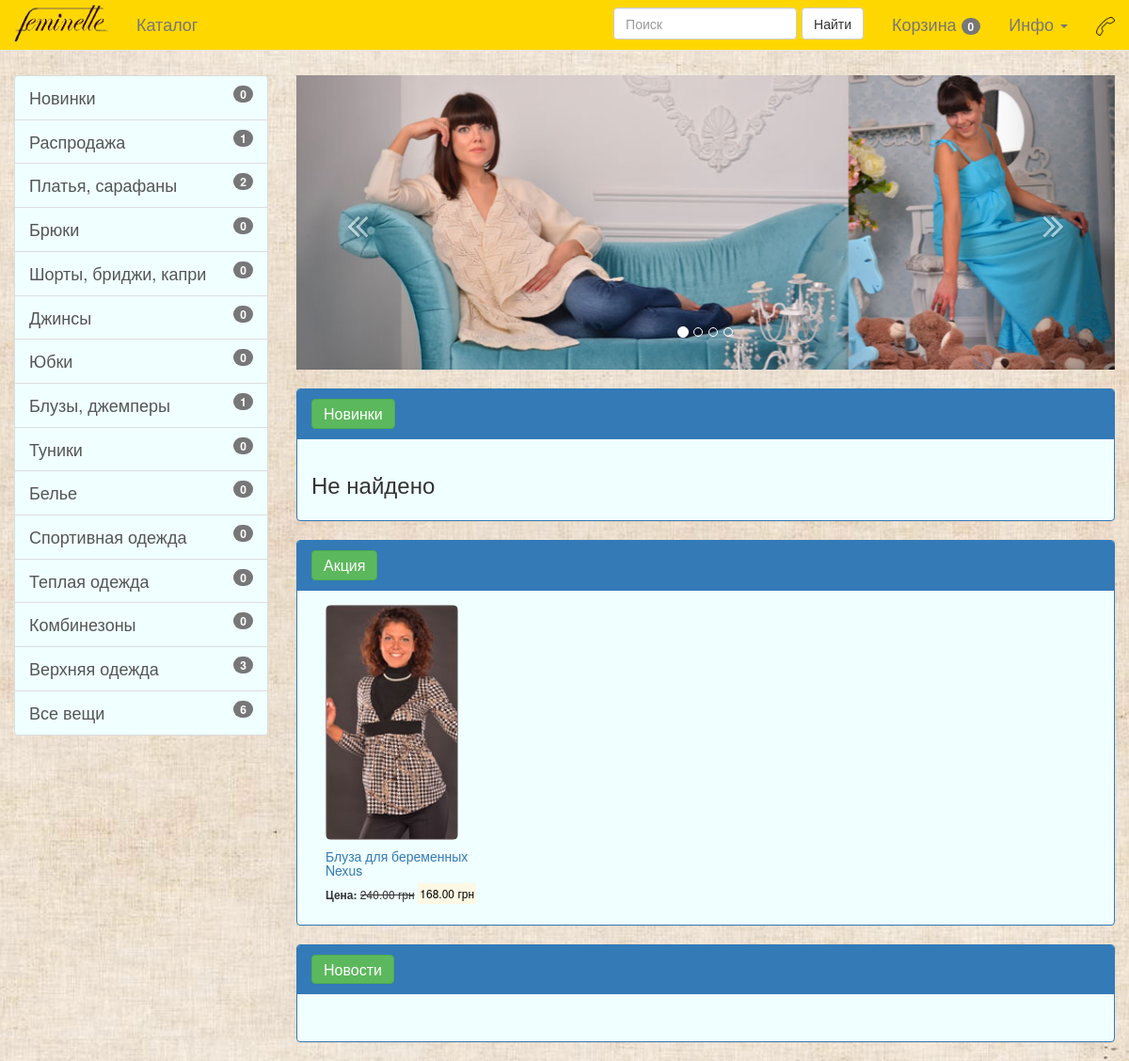
The app's page /, older data.
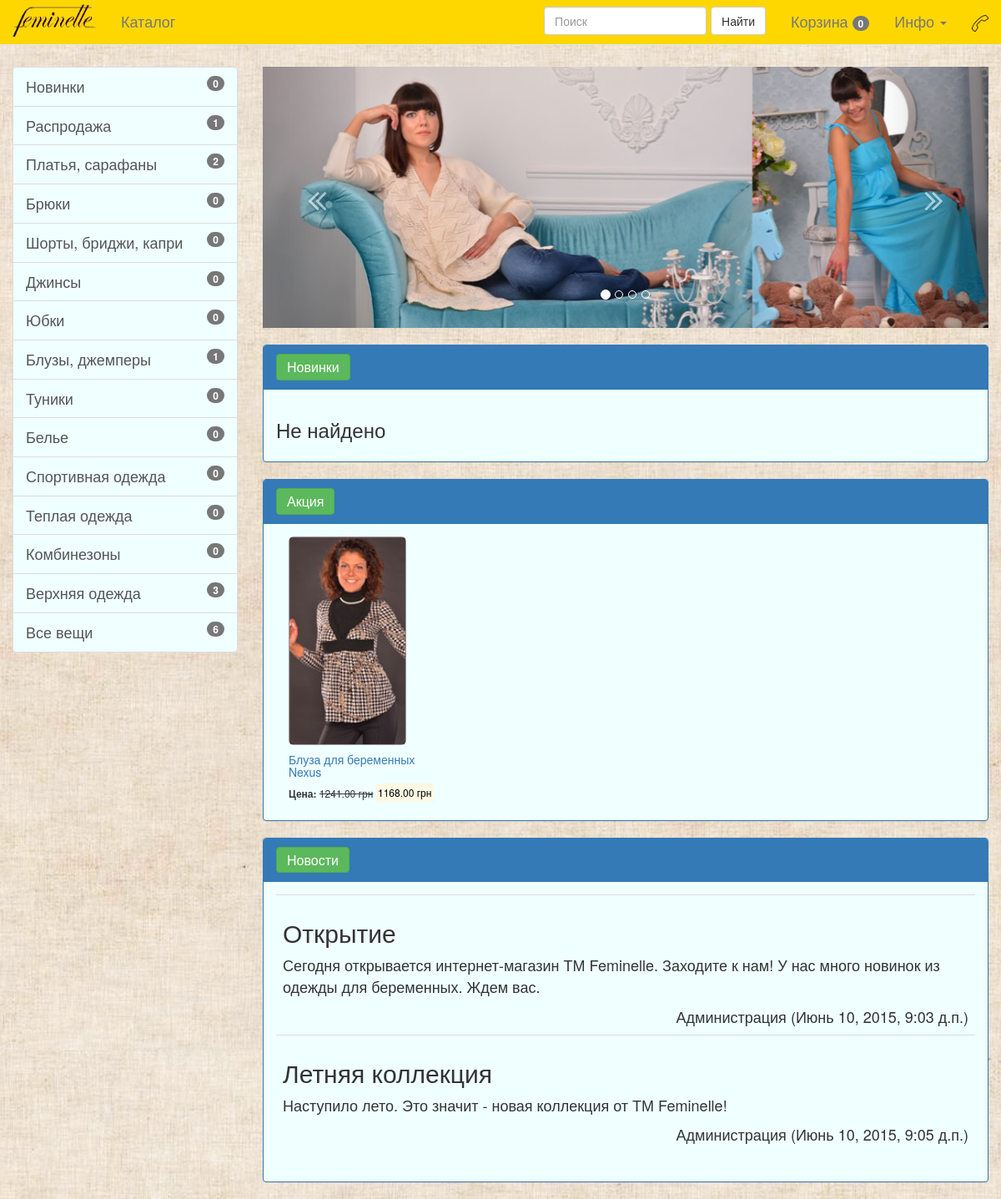
The same page, newer data.
### main/models.py (models this page shows, shortened)
class Product(models.Model):
    article = models.CharField(max_length=25, null=True, blank=True, default='AA0011')
    code = models.IntegerField(null=True, blank=True)
    position = models.IntegerField(null=True, blank=True, default=1)
    name = models.CharField(max_length=225)
    product_class = models.ManyToManyField(Product_class, related_name='product_class+', null=True, blank=True)
    manufacturer = models.CharField(max_length=100, default='TM \"Feminelle\"')
    season = models.CharField(max_length=25, null=True, blank=True)
    product_color = models.ManyToManyField(Product_color, related_name='product_color', null=True, blank=True)
    product_size = models.ManyToManyField(Product_size, related_name='product_size', null=True, blank=True)
    image = models.FileField(upload_to='product_title_pictures', null=True, blank=True)
    structure = models.CharField(max_length=255, null=True, blank=True)
    description = models.TextField(null=True, blank=True)
    promotion = models.CharField(max_length=225, null=True, blank=True)
    promotioin_modifier = models.DecimalField(max_digits=10, decimal_places=2, default=0)
    reserve = models.IntegerField(default=0)
    price = models.DecimalField(max_digits=10, decimal_places=2, default=0)
    popularity = models.IntegerField(default=0)
    note = models.TextField(null=True, blank=True)
    timestamp = models.DateTimeField(auto_now=False, auto_now_add=True)
    modtime = models.DateTimeField(auto_now=True, auto_now_add=False)
    accepted = models.BooleanField(default=True)
    def __unicode__(self):
        if False: #self.product_class:
            product_class=','.join(set(obj.name for obj in self.product_class.all()) )
            return '%s: %s' % (product_class, self.name)
        else:
            return '%s' % (self.name)

### info/models.py (models this page shows, shortened)
class News(models.Model):
    title = models.CharField(max_length=255)
    text = models.TextField(null=True, blank=True)
    author = models.CharField(max_length=50, null=True, blank=True)
    date = models.DateTimeField(auto_now=False, auto_now_add=True)

### main/views.py (the view)
# urls.py: url(r'^$', main.views.home, name='home'),
def home(request):
    if handle_basket_query(request):
        return HttpResponseRedirect(request.META['HTTP_REFERER'])
    print Product.objects.get(id=1, accepted=True).timestamp
    context = {'basket_products': get_basket_products(request),
               'badges_info': get_badges_info(request),
               'novelties_products': list(getProductsOR(['novelties']))[:4],
               'promo_products': list(getProductsOR(['promo']))[:4],
               'news': News.objects.all()[:5]
               }
    template = 'home.html'
    return render(request, template, context)

### main/views.py (called while the page is built, shortened)
def get_basket_products(request):
    object_list = []
    cycle = 0
    return object_list

def handle_basket_query(request):
    return False

### main/templates/home.html (shortened to what this page needs)
{% extends "base.html" %}
{% load staticfiles %}
{% block content %}
    <div>
        <div class="" style="padding-bottom: 20px">
            <div id="carousel-pictures"
                 class="carousel slide data-interval='1000'"
                 data-ride="carousel">
              <ol class="carousel-indicators">
                <li data-target="#carousel-pictures" data-slide-to="0" class="active"></li>
                <li data-target="#carousel-pictures" data-slide-to="1"></li>
                <li data-target="#carousel-pictures" data-slide-to="2"></li>
                <li data-target="#carousel-pictures" data-slide-to="3"></li>
              </ol>
              <div class="carousel-inner" role="listbox">
                    <div class="item active">
                        <img class="img-responsive center-block" src="{% static 'img/baner/baner-feminelle-other.jpg' %}"
                             alt="Одежда ТМ Feminelle"/>
                    </div>
              </div>
              <a id='carusel_left' class="left carousel-control" href="#carousel-pictures" role="button" data-slide="prev">
                <i class="fa fa-angle-double-left fa-2x" aria-hidden="true" style="position: relative; top: 140px"></i>
              </a>
              <a id='carusel_right' class="right carousel-control" href="#carousel-pictures" role="button" data-slide="next">
                <i class="fa fa-angle-double-right fa-2x" aria-hidden="true" style="position: relative; top: 140px"></i>
              </a>
            </div>
        </div>
        <div class="">
            <div id="novelties" class="panel panel-primary">
                <div class="panel-heading">
                    <a id="novelties_panel_heading" class="btn btn-success" href="{% url 'product_class' product_class='novelties' %}">
                        <h1 class="panel-title">Новинки</h1>
                    </a>
                </div>
                <div class="panel-body">
                {% for product in novelties_products %}
                  <div class="col-sm-3">
                    <a id="novelties_img_{{ product.id }}" href="{% url 'product' pk=product.id %}">
                        <img class="img-responsive img-rounded"
                             src='{{ product.image.url }}' style="height: 250px"/>
                    </a>
                    <div id='block_info'>
                        <a id="novelties_ref_{{ product.id }}" href="{% url 'product' pk=product.id %}">
                            <h5 id="product_name">{{ product }}</h5>
                        </a>
                        <h6 id="product_price"><b>Цена:</b>
                            {% if product.promotioin_modifier %}
                                <s>{{ product.price }} грн</s>
                                <mark>{{ product.promotioin_modifier }} грн</mark>
                            {% else %}
                                {{ product.price }} грн
                            {% endif %}
                        </h6>
                    </div>
                  </div>
                {% empty %}
                    <h3>Не найдено</h3>
                {% endfor %}
                </div>
            </div>
        </div>
        <div class="">
            <div id="promo" class="panel panel-primary">
                <div class="panel-heading">
                    <a id="promo_panel_heading" class="btn btn-success" href="{% url 'product_class' product_class='promo' %}">
                        <h1 class="panel-title">Акция</h1>
                    </a>
                </div>
                <div class="panel-body">
                {% for product in promo_products %}
                  <div class="col-sm-3">
                    <a id="promo_img_{{ product.id }}" href="{% url 'product' pk=product.id %}">
                        <img class="img-responsive img-rounded"
                             src='{{ product.image.url }}' style="height: 250px"/>
                    </a>
                    <div id='block_info'>
                        <a id="promo_ref_{{ product.id }}" href="{% url 'product' pk=product.id %}">
                            <h5 id="product_name">{{ product }}</h5>
                        </a>
                        <h6 id="product_price"><b>Цена:</b>
                            {% if product.promotioin_modifier %}
                                <s>{{ product.price }} грн</s>
                                <mark>{{ product.promotioin_modifier }} грн</mark>
                            {% else %}
                                {{ product.price }} грн
                            {% endif %}
                        </h6>
                    </div>
                  </div>
                {% empty %}
                    <h3>Не найдено</h3>
                {% endfor %}
                </div>
            </div>
        </div>
        <div class="">
            <div id="promo" class="panel panel-primary">
                <div class="panel-heading">
                    <a id="promo_panel_heading" class="btn btn-success" href="{% url 'news' %}">
                        <h1 class="panel-title">Новости</h1>
                    </a>
                </div>
                <div class="panel-body">
                <table class="table">
                <tbody>
                {% for record in news %}
                    <tr>
                        <td>
                            <h2>{{ record.title }}</h2>
                            <p>
                                {{ record.text }}
                            </p>
                            <div style="text-align: right">{{ record.author }} ({{ record.date }})</div>
                        </td>
                    </tr>
                {% endfor %}
                </tbody>
                </table>
                </div>
            </div>
        </div>
    </div>
{% endblock content %}

### main/templates/base.html (shortened to what this page needs)
<!DOCTYPE html>
{% load staticfiles %}
<html lang="en">
  <head>
    <link href="{% static 'css/bootstrap.min.css' %}" rel="stylesheet">
    <link href="{% static 'css/starter-template.css' %}" rel="stylesheet">
    <link href="https://maxcdn.bootstrapcdn.com/font-awesome/4.3.0/css/font-awesome.min.css" rel="stylesheet">
  </head>
  <body style="background-image: url({% static 'img/backgrounds/background weave.jpg' %});">
  {% include 'navbar.html' %}
    <div style='margin-top: 70px;'>
      <div id='sidebar' class="col-md-3">
        {% include 'sidebar.html' %}
      </div>
      <div id='content' class="col-md-9">
        {% block content %}
        {% endblock content %}
      </div>
    </div>
  </body>
</html>

### main/templates/navbar.html (shortened to what this page needs)
{% load staticfiles %}
 <nav class="navbar navbar-default navbar-fixed-top">
      <div class="container-fluid">
          <div class="navbar-header">
               <a id="ref_home" class="navbar-brand" href="{% url 'home' %}" style='margin-top: -10px;'>
                 <img src="{% static 'img/Logo-feminelle-1.png' %}" width=100px height=40px/>
               </a>
          </div>
          <div id="navbar" class="navbar-collapse collapse">
               <ul class="nav navbar-nav">
                    <li><a id="ref_catalogue" href="{% url 'catalogue' %}">Каталог</a></li>
               </ul>
               <ul class="nav navbar-nav navbar-right">
                    <li>
                         <form method="get" action="{% url 'productsAll' %}" name="search_form" class="navbar-form navbar-left" role="search">
                              <div class="form-group">
                                   <input name="search" type="text" class="form-control" placeholder="Поиск">
                                   <button type="submit" class="btn btn-default"
                                        onclick="document.search_form.mode.value='ordinary'">Найти</button>
                              </div>
                         </form>
                    </li>
                    <li><a id="ref_basket" href="#" data-toggle="modal" data-target="#basket">
                              Корзина
                              <span class="badge">{{ badges_info.basket_count }}</span>
                         </a>
                    </li>
                    <li class="dropdown">
                      <a id="ref_menue_info" href="#" class="dropdown-toggle" data-toggle="dropdown" role="button" aria-expanded="false">
                         Инфо
                         <span class="caret"></span>
                      </a>
                    </li>
                    <li class="dropdown">
                      <a id="ref_menue_phones" href="#" class="dropdown-toggle" data-toggle="dropdown" alt="Телефоны" role="button" aria-expanded="false">
                         <img src="{% static 'img/phone.png' %}" width=20px height=20px/>
                      </a>
                    </li>
               </ul>
         </div>
     </div>
 </nav>

### main/templates/sidebar.html (shortened to what this page needs)
 {% load staticfiles %}
<div class="list-group">
     <a id="product_class_novelties" href="{% url 'product_class' product_class='novelties' %}" class="list-group-item">Новинки
     <span class="badge">{{ badges_info.novelties }}</span></a>
     <a  id="product_class_promo" href="{% url 'product_class' product_class='promo' %}" class="list-group-item">Распродажа
     <span class="badge">{{ badges_info.promo }}</span></a>
     <a  id="product_class_dress_sarafan" href="{% url 'product_class' product_class='dress,sarafan' %}" class="list-group-item">Платья, сарафаны
     <span class="badge">{{ badges_info.dress_sarafan }}</span></a>
     <a  id="product_class_pants" href="{% url 'product_class' product_class='pants' %}" class="list-group-item">Брюки
     <span class="badge">{{ badges_info.pants }}</span></a>
     <a  id="product_class_pants" href="{% url 'product_class' product_class='shorts' %}" class="list-group-item">Шорты, бриджи, капри
     <span class="badge">{{ badges_info.shorts }}</span></a>
     <a  id="product_class_jeans" href="{% url 'product_class' product_class='jeans' %}" class="list-group-item">Джинсы
     <span class="badge">{{ badges_info.jeans }}</span></a>
     <a  id="product_class_skirt" href="{% url 'product_class' product_class='skirt' %}" class="list-group-item">Юбки
     <span class="badge">{{ badges_info.skirt }}</span></a>
     <a  id="product_class_blouse_cardigan" href="{% url 'product_class' product_class='blouse,cardigan' %}" class="list-group-item">Блузы, джемперы
     <span class="badge">{{ badges_info.blouse_cardigan }}</span></a>
     <a  id="product_class_tunic" href="{% url 'product_class' product_class='tunic' %}" class="list-group-item">Туники
     <span class="badge">{{ badges_info.tunic }}</span></a>
     <a  id="product_class_underwear" href="{% url 'product_class' product_class='underwear' %}" class="list-group-item">Белье
     <span class="badge">{{ badges_info.underwear }}</span></a>
     <a  id="product_class_sport" href="{% url 'product_class' product_class='sport' %}" class="list-group-item">Спортивная одежда
     <span class="badge">{{ badges_info.sport }}</span></a>
     <a  id="product_class_warm" href="{% url 'product_class' product_class='warm' %}" class="list-group-item">Теплая одежда
     <span class="badge">{{ badges_info.warm }}</span></a>
     <a  id="product_class_coveralls" href="{% url 'product_class' product_class='coveralls' %}" class="list-group-item">Комбинезоны
     <span class="badge">{{ badges_info.coveralls }}</span></a>
     <a  id="product_class_coat_poncho_jacket" href="{% url 'product_class' product_class='coat,poncho,jacket' %}" class="list-group-item">Верхняя одежда
     <span class="badge">{{ badges_info.coat_poncho_jacket }}</span></a>
     <a  id="product_class_all" href="{% url 'productsAll' %}" class="list-group-item">Все вещи
     <span class="badge">{{ badges_info.all }}</span></a>
</div>

### static/static_dirs/css/starter-template.css (style rules this page uses)
body { padding-top: 10px; background: center; }
.navbar-default { background-color: gold; font-size: large; }
a.list-group-item, .panel { background-color: azure; font-size: large; }

Row changes from the older to the newer data that the page shows:
changed Product "Блуза для беременных Nexus": price "240.00" → "1241.00"; promotioin_modifier "168.00" → "1168.00"
added News: title "Открытие", text "Сегодня открывается интернет-магазин ТМ Feminelle. Заходите к нам! У нас много новинок из одежды для беременных. Ждем вас.", author "Администрация", date "Июнь 10, 2015, 9:03 д.п."
added News: title "Летняя коллекция", text "Наступило лето. Это значит - новая коллекция от ТМ Feminelle!", author "Администрация", date "Июнь 10, 2015, 9:05 д.п."
